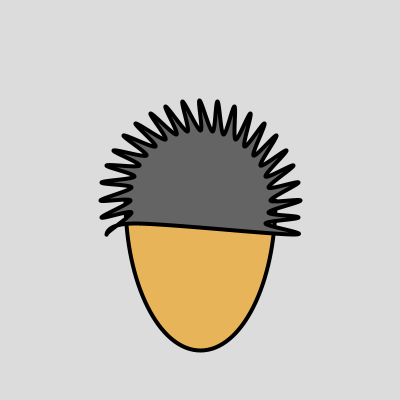
Frame 1 (no input)
Frame 2 (the mouse pressed at the canvas centre, redrawn once): identical to frame 1, image omitted

The Processing sketch that drew this single still picture (run headless with seeded random() and noise(); the mouse was pressed at the canvas centre and the sketch redrawn once):

// Processing sketch: vivek
// ── vivek.pde
int W = 400;
int H = 400;
ArrayList<PVector> vertices = new ArrayList<PVector>();

void setup() {
    size(400, 400);
    noLoop();

    hairCoords();
}

void draw() {
    background(220);
    strokeWeight(4);

    fill(#e8b459);
    face();

    fill(100);
    beginShape();
    // curveVertex needs the neighbouring points repeated to close smoothly
    int n = vertices.size();
    PVector last = vertices.get(n - 1);
    curveVertex(last.x, last.y);
    for (PVector v : vertices) {
        curveVertex(v.x, v.y);
    }
    PVector first = vertices.get(0);
    PVector second = vertices.get(1);
    curveVertex(first.x, first.y);
    curveVertex(second.x, second.y);
    endShape();
}

void face() {
    arc(W/2, H/2, 150, 300, 0, PI);
}

void hairCoords() {
    for (int i = 70, j = 70; i <= 290; i += 10, j += 10) {
        float x1 = sin(radians(i)) * 100 + W/2;
        float y1 = cos(radians(i)) * 100 + H/2;

        float x2 = sin(radians(j)) * 70 + W/2;
        float y2 = cos(radians(j)) * 70 + H/2;

        vertices.add(new PVector(x1, y1));
        vertices.add(new PVector(x2, y2));
    }
}
